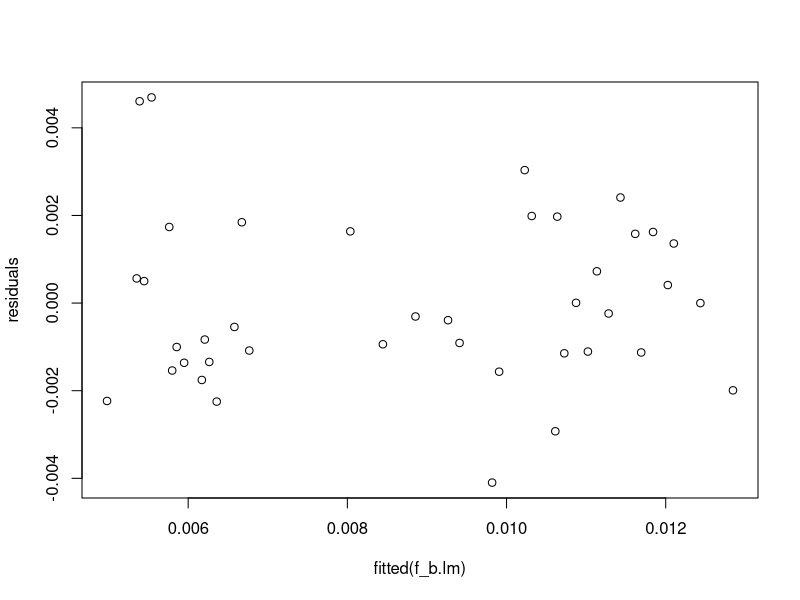
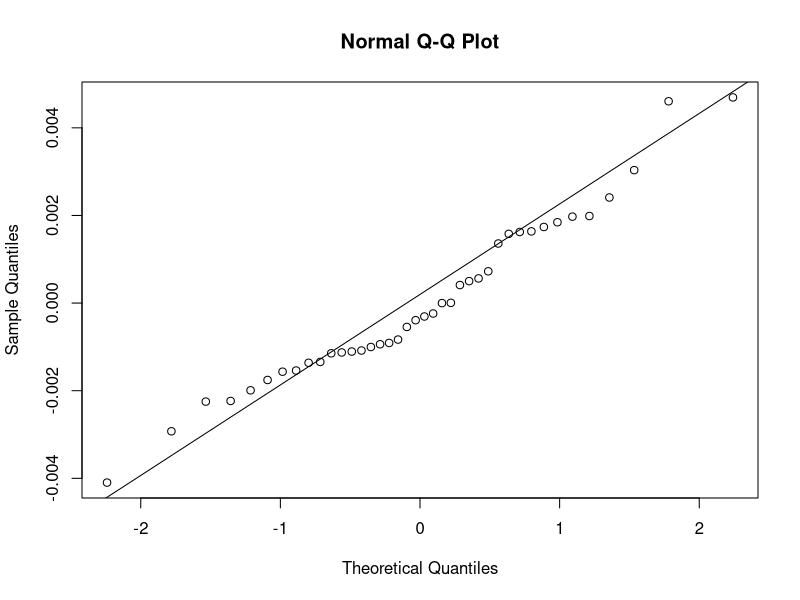
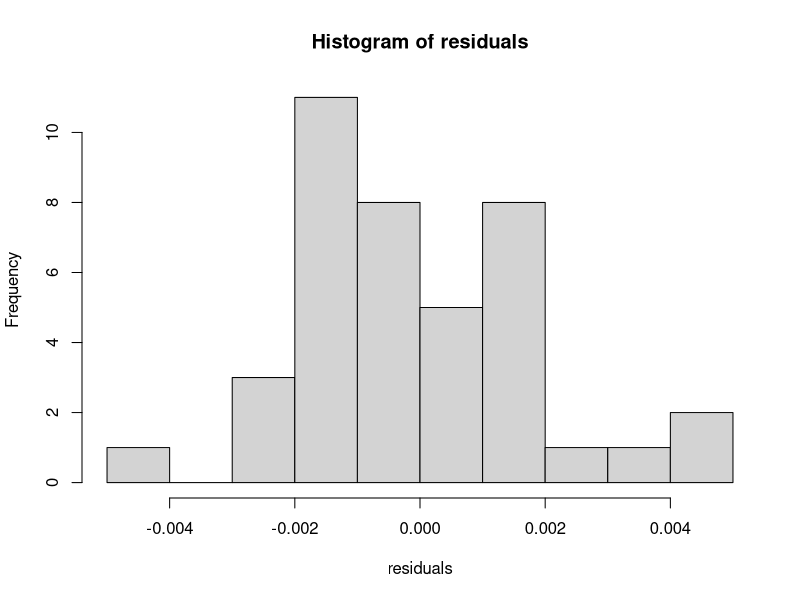
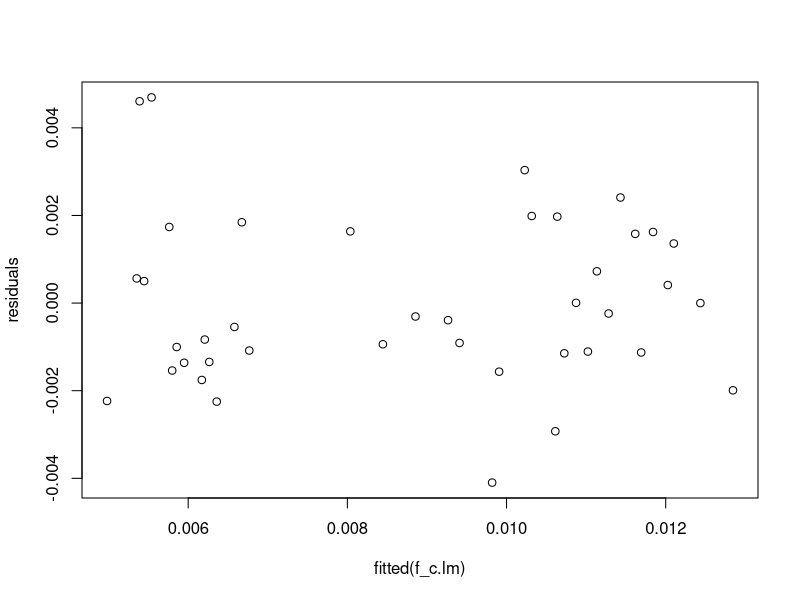
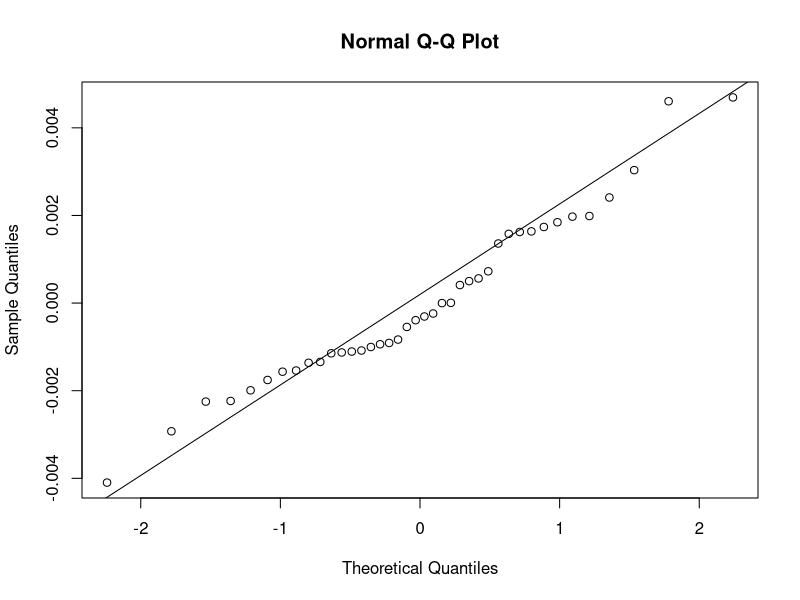
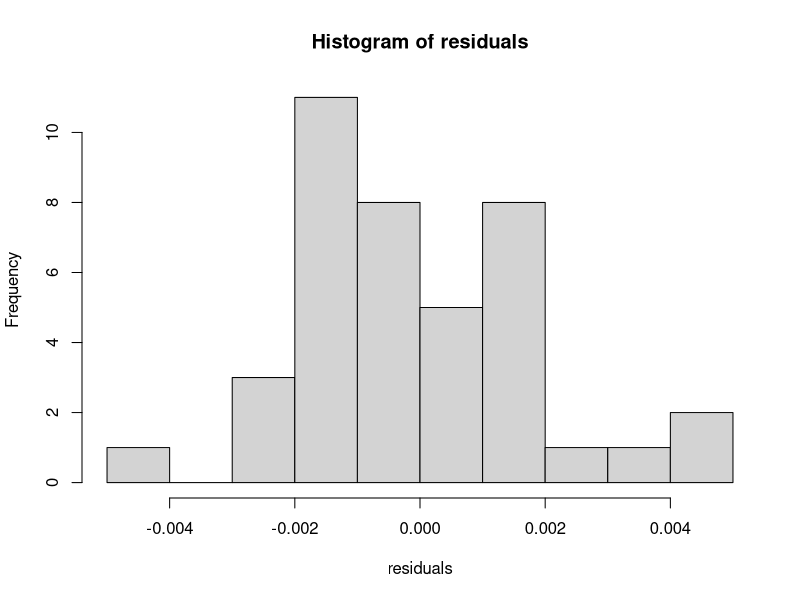
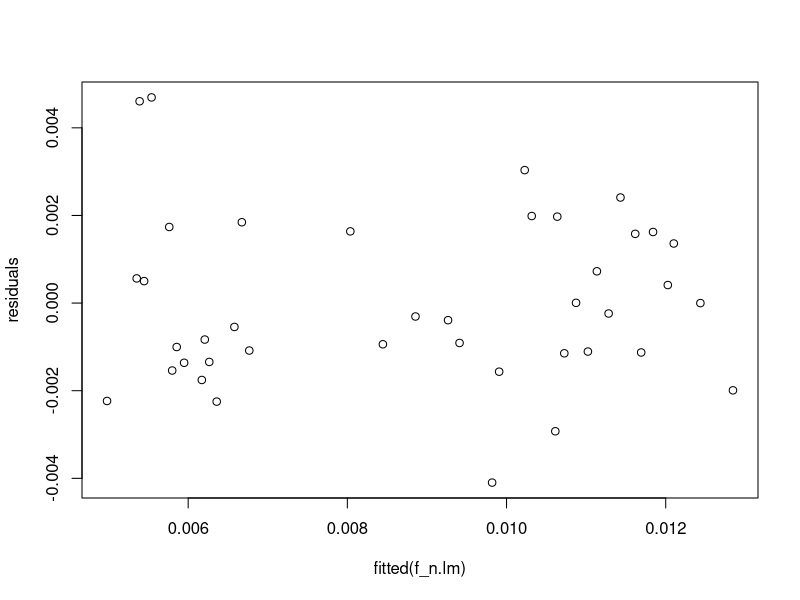
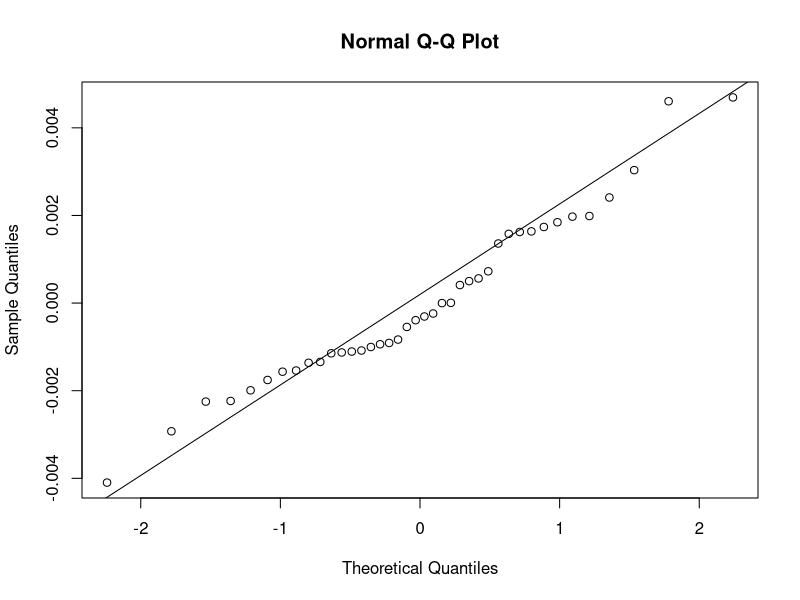

The R script that drew these images, in order:
# LIBRARIES
library(tidyverse)
library(car)
library(emmeans)
library(multcompView)
library(patchwork)


# READ IN THE DATA FOR ANALYSIS ----

# forage biomass
f_b.df <- read_csv("output/forage biomass k values.csv")
# forage carbon
f_c.df <- read_csv("output/forage carbon k values.csv")
# forage nitrogen
f_n.df <- read_csv("output/forage nitrogen k values.csv")
# tea biomass
t_b.df <- read_csv("output/tea biomass k values.csv")
# tea carbon
t_c.df <- read_csv("output/tea carbon k values.csv")
# tea nitrogen
t_n.df <- read_csv("output/tea nitrogen k values.csv")

# QUESTION: does biomass/nutrient loss differ by location and crop?

# first thing i need to do is make my statistical model to test assumptions
# Fixed effects: location; crop (for our purposes we treat block as a fixed effect)

# MODELS AND ANALYSIS OF RESIDUALS ----

# forage biomass model - RESIDUALS PASS VISUAL INSEPCTION
f_b.lm = lm(estimate ~ block + crop * location, data = f_b.df)

# residuals
residuals <- resid(f_b.lm)
plot(fitted(f_b.lm), residuals) 
qqnorm(residuals)
qqline(residuals)
hist(residuals)

# forage carbon model - RESIDUALS PASS VISUAL INSPECTION
f_c.lm = lm(estimate ~ block + crop * location, data = f_c.df)

# residuals
residuals <- resid(f_c.lm)
plot(fitted(f_c.lm), residuals) 
qqnorm(residuals)
qqline(residuals)
hist(residuals)

# forage nitrogen model 
f_n.lm = lm(estimate ~ block + crop * location, data = f_n.df)

# residuals - RESIDUALS PASS VISUAL INSPECTION
residuals <- resid(f_n.lm)
plot(fitted(f_n.lm), residuals) 
qqnorm(residuals)
qqline(residuals)
hist(residuals)

# tea biomass model 
t_b.lm = lm(estimate ~ block + crop * location, data = t_b.df)

# residuals - RESIDUALS PASS VISUAL INSPECTION
residuals <- resid(t_b.lm)
plot(fitted(t_b.lm), residuals) 
qqnorm(residuals)
qqline(residuals)
hist(residuals)

# tea carbon model 
t_c.lm = lm(estimate ~ block + crop * location, data = t_c.df)

# residuals - RESIDUALS PASS VISUAL INSPECTION
residuals <- resid(t_c.lm)
plot(fitted(t_c.lm), residuals) 
qqnorm(residuals)
qqline(residuals)
hist(residuals)

# tea nitrogen model 
t_n.lm = lm(estimate ~ block + crop * location, data = t_n.df)

# residuals - RESIDUALS PASS VISUAL INSPECTION
residuals <- resid(t_n.lm)
plot(fitted(t_n.lm), residuals) 
qqnorm(residuals)
qqline(residuals)
hist(residuals)

# RUN THE MODEL ----
# residuals look good, we may continue with the analysis

# forage biomass 
Anova(f_b.lm, type = "3", test.statistic = "F")
# fail to reject null hypothesis for the interaction, drop it from the model
f_b.lm = lm(estimate ~ block + crop + location, data = f_b.df)
# run the model without the interaction
Anova(f_b.lm, type = "3", test.statistic = "F")

# forage carbon
Anova(f_c.lm, type = "3", test.statistic = "F")
# fail to reject null hypothesis for the interaction, drop it from the model 
f_c.lm = lm(estimate ~ block + crop + location, data = f_c.df)
# rerun the model
Anova(f_c.lm, type = "3", test.statistic = "F")

# forage nitrogen
Anova(f_n.lm, type = "3", test.statistic = "F")
# fail to reject null hypothesis for the interaction, drop it from the model
f_n.lm = lm(estimate ~ block + crop + location, data = f_n.df)
# rerun the model
Anova(f_n.lm, type = "3", test.statistic = "F")

# tea biomass
Anova(t_b.lm, type = "3", test.statistic = "F")

# tea carbon
Anova(t_c.lm, type = "3", test.statistic = "F")
# fail to reject null hypothesis for the interaction, drop it from the model
t_c.lm = lm(estimate ~ block + crop + location, data = t_c.df)
# rerun the model
Anova(t_c.lm, type = "3", test.statistic = "F")

# tea nitrogen
Anova(t_n.lm, type = "3", test.statistic = "F")


# RESULTS SUMMARY, WHAT POST HOC TESTS DO WE NEED TO DO 
# forage biomass; reject null for crop, continue with post hoc tests
# forage carbon; reject null for crop and location, continue with post hoc tests
# forage nitrogen; reject null for crop, continue with post hoc tests
# tea biomass; reject null for interaction, continue with post hoc tests 
# tea carbon; reject null for crop, continue with post hoc tests
# tea nitrogenl; reject null for interaction, continue with post hoc tests. 


# POST F TESTS ----
# WILL USE ALL PAIRWISE COMPARISONS WITH sidak P-VALUE ADJUSTMENT
# not sure how i want to handle the interactions right now

# forage biomass
# extract estimated marginal means and put them into a dataframe
f_b.emm <- emmeans(f_b.lm, ~ crop)
f_b_results.df <- as.data.frame(f_b.emm)
# run all pairwise comparisons with a tukey p-value adjustment
f_b.pw <- pairs(emmeans(f_b.lm, ~ crop))
f_b.pw
# pull out compact letter display and save as a dataframe
f_b.cld <- as.data.frame(multcomp::cld(f_b.emm, Letters = letters, adjust = "sidak"))

# forage carbon
# for crop
# extract estimated marginal means
f_c.emm <- emmeans(f_c.lm, ~ crop)
# get estimates marginal means and letters into a dataframe
f_c_crop.cld <- as.data.frame(multcomp::cld(f_c.emm, Letters = letters, adjust = "sidak"))
#for location
f_c.emm <- emmeans(f_c.lm, ~ location)
# get estimated marginal means and cld for location
f_c_location.cld <- as.data.frame(multcomp::cld(f_c.emm, Letters = letters, adjust = "sidak"))

# forage nitrogen
# extract estimated marginal means
f_n.emm <- emmeans(f_n.lm, ~ crop)
# cld
f_n.cld <- as.data.frame(multcomp::cld(f_n.emm, Letters = letters, adjust = "sidak"))








# SOME PRELIMINARY PLOTTING ----
a <-f_b.cld %>%
  ggplot(aes(crop, emmean)) +
  geom_point(aes(color = crop)) +
  geom_errorbar(aes(ymin = emmean - SE, ymax = emmean + SE, width = 0.3, color = crop)) +
  labs(y = "Forage Grams of Biomass Lost per Day") +
  geom_text(aes(x = 1, y = 0.014, label = "b"), size = 4) +
  geom_text(aes(x = 2, y = 0.014, label = "b"), size = 4) +
  geom_text(aes(x = 3, y = 0.014, label = "a"), size = 4) +
  geom_text(aes(x = 4, y = 0.014, label = "b"), size = 4) +
  geom_text(aes(x = 5, y = 0.014, label = "a"), size = 4) +
  theme_light() +
  theme(text = element_text(size = 17),
        panel.grid = element_blank()) 

a

b <- f_c_crop.cld %>%
  ggplot(aes(crop, emmean)) +
  geom_point(aes(color = crop)) +
  geom_errorbar(aes(ymin = emmean - SE, ymax = emmean + SE, width = 0.3, color = crop)) +
  labs(y = "Forage Grams of Carbon Lost per Day") +
  geom_text(aes(x = 1, y = 0.02, label = "bc"), size = 4) +
  geom_text(aes(x = 2, y = 0.02, label = "a"), size = 4) +
  geom_text(aes(x = 3, y = 0.02, label = "ab"), size = 4) +
  geom_text(aes(x = 4, y = 0.02, label = "c"), size = 4) +
  geom_text(aes(x = 5, y = 0.02, label = "ab"), size = 4) +
  theme_light() +
  theme(text = element_text(size = 17),
        panel.grid = element_blank()) 

b

c <- f_c_location.cld %>%
  ggplot(aes(location, emmean)) +
  geom_point() +
  geom_errorbar(aes(ymin = emmean - SE, ymax = emmean + SE, width = 0.3)) +
  labs(y = "Forage Grams of Carbon Lost per Day") +
  geom_text(aes(x = 1, y = 0.016, label = "a"), size = 4) +
  geom_text(aes(x = 2, y = 0.016, label = "b"), size = 4) +
  theme_light() +
  theme(text = element_text(size = 17),
        panel.grid = element_blank()) 

c

d <- f_n.cld %>%
  ggplot(aes(crop, emmean)) +
  geom_point(aes(color = crop)) +
  geom_errorbar(aes(ymin = emmean - SE, ymax = emmean + SE, width = 0.3, color = crop)) +
  labs(y = "Forage Grams of Nitrogen Lost per Day") +
  geom_text(aes(x = 1, y = 0.025, label = "a"), size = 4) +
  geom_text(aes(x = 2, y = 0.025, label = "a"), size = 4) +
  geom_text(aes(x = 3, y = 0.025, label = "a"), size = 4) +
  geom_text(aes(x = 4, y = 0.025, label = "b"), size = 4) +
  geom_text(aes(x = 5, y = 0.025, label = "a"), size = 4) +
  theme_light() +
  theme(text = element_text(size = 17),
        panel.grid = element_blank())

d

a + b + c + d + plot_layout(guides = "collect")
